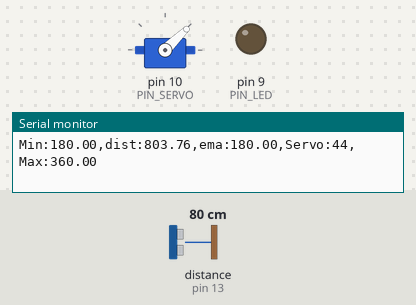
Bench run of a sketch on a simulated Arduino Uno, built with avr-gcc and run on an emulated ATmega328P. Shown: servo, output pins drawn as LEDs (lit = HIGH), the last lines printed to the serial monitor. Wiring (inferred from the names in the program): ultrasonic range finder: trigger pin 12; echo pin 13. The test bench sets the inputs (shaded band); at power-on: distance to the obstacle (sensor on pin 13) 80 cm. The echo pulse lasts 58.3 µs per cm; pins used as bus, display or sensor lines are not drawn.

Above: at 1.2 s.
1.3 s: distance to the obstacle (sensor on pin 13) set to 37 cm
2.8 s: distance to the obstacle (sensor on pin 13) set to 33 cm
At 4.4 s:
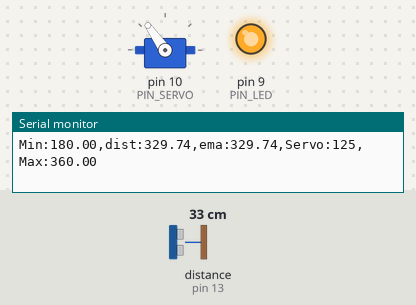
Timing chart, 0 to 5.9 s (numbered marks = the images above; inputs shaded):
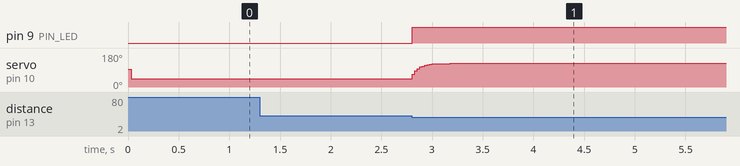

Measured:
- the behaviour switches between 36 and 35 cm on distance to the obstacle (sensor on pin 13) (found by bisection; images 0 and 1)
- after the input at 2.8 s, pin 9 (PIN_LED): LOW → HIGH at once; servo on pin 10 (PIN_SERVO): moves from 44° to 125° over 0.37 s, starting at once

The sketch:

11P07.ino
```cpp
#include <Servo.h>

#define PIN_LED   9
#define PIN_TRIG  12
#define PIN_ECHO  13
#define PIN_SERVO 10

#define SND_VEL 346.0
#define INTERVAL 25
#define PULSE_DURATION 10
#define _DIST_MIN 180.0
#define _DIST_MAX 360.0

#define TIMEOUT ((INTERVAL / 2) * 1000.0)
#define SCALE (0.001 * 0.5 * SND_VEL)

#define _EMA_ALPHA 0.3

#define _DUTY_MIN 1000
#define _DUTY_NEU 1500
#define _DUTY_MAX 2000

float dist_ema = _DIST_MIN;
float dist_prev = _DIST_MIN;
unsigned long last_sampling_time;

Servo myservo;

void setup() {
  pinMode(PIN_LED, OUTPUT);
  pinMode(PIN_TRIG, OUTPUT);
  pinMode(PIN_ECHO, INPUT);
  digitalWrite(PIN_TRIG, LOW);

  myservo.attach(PIN_SERVO);
  myservo.writeMicroseconds(_DUTY_NEU);

  Serial.begin(57600);
}

void loop() {
  float dist_raw, dist_filtered;

  if (millis() < last_sampling_time + INTERVAL)
    return;

  dist_raw = USS_measure(PIN_TRIG, PIN_ECHO);

  if ((dist_raw == 0.0) || (dist_raw < _DIST_MIN) || (dist_raw > _DIST_MAX)) {
    dist_filtered = dist_prev;
  } else {
    dist_filtered = dist_raw;
    dist_prev = dist_raw;
  }

  dist_ema = _EMA_ALPHA * dist_filtered + (1 - _EMA_ALPHA) * dist_ema;

  int duty_us;
  if (dist_ema <= _DIST_MIN) {
    duty_us = _DUTY_MIN;
    digitalWrite(PIN_LED, LOW);
  }
  else if (dist_ema >= _DIST_MAX) {
    duty_us = _DUTY_MAX;
    digitalWrite(PIN_LED, LOW);
  }
  else {
    float ratio = (dist_ema - _DIST_MIN) / (_DIST_MAX - _DIST_MIN);
    duty_us = _DUTY_MIN + ratio * (_DUTY_MAX - _DUTY_MIN);
    digitalWrite(PIN_LED, HIGH);
  }

  myservo.writeMicroseconds(duty_us);

  Serial.print("Min:");   Serial.print(_DIST_MIN);
  Serial.print(",dist:"); Serial.print(dist_raw);
  Serial.print(",ema:");  Serial.print(dist_ema);
  Serial.print(",Servo:");Serial.print(myservo.read());
  Serial.print(",Max:");  Serial.print(_DIST_MAX);
  Serial.println("");

  last_sampling_time += INTERVAL;
}

float USS_measure(int TRIG, int ECHO) {
  digitalWrite(TRIG, HIGH);
  delayMicroseconds(PULSE_DURATION);
  digitalWrite(TRIG, LOW);
  return pulseIn(ECHO, HIGH, TIMEOUT) * SCALE;
}
```
